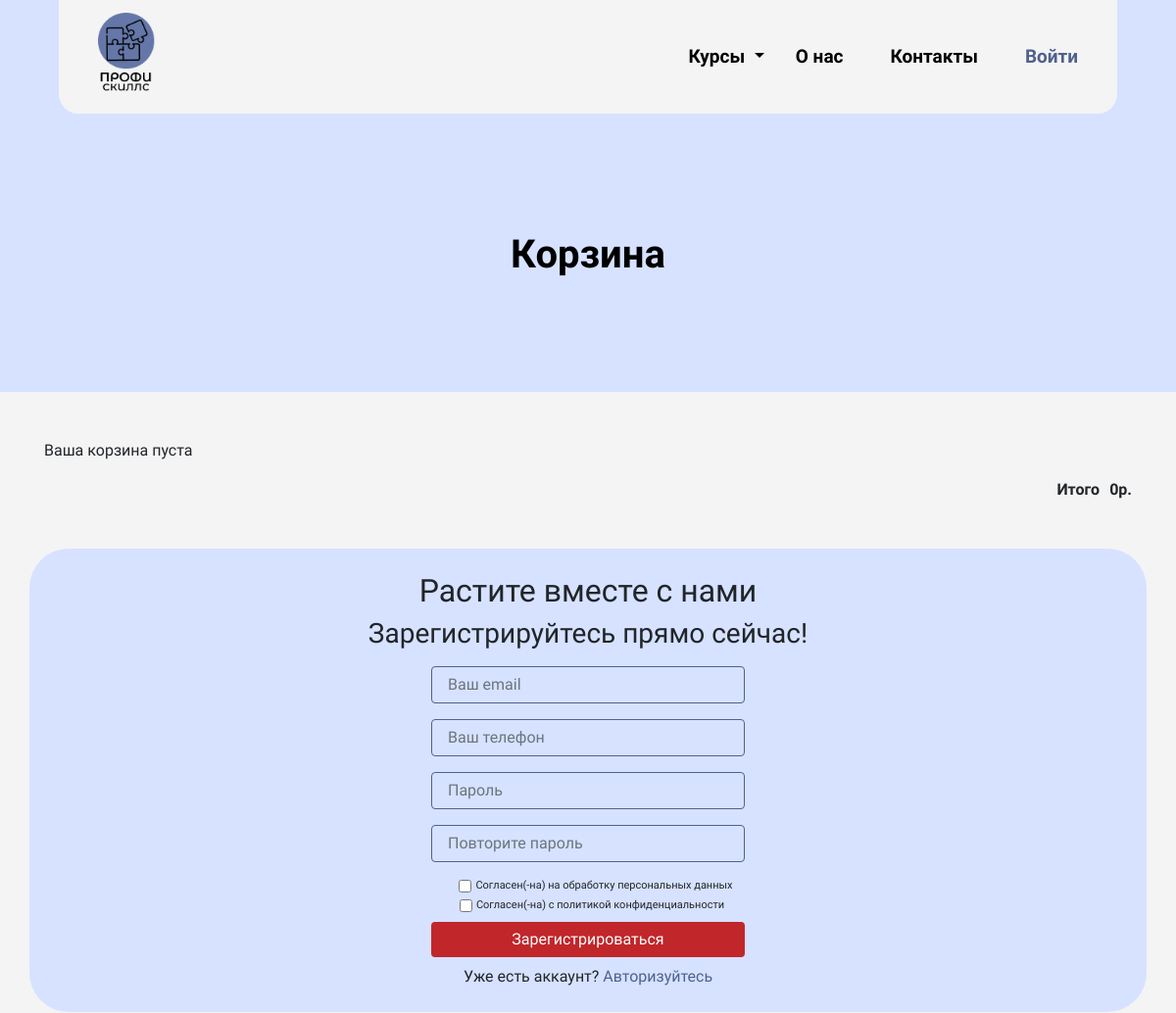
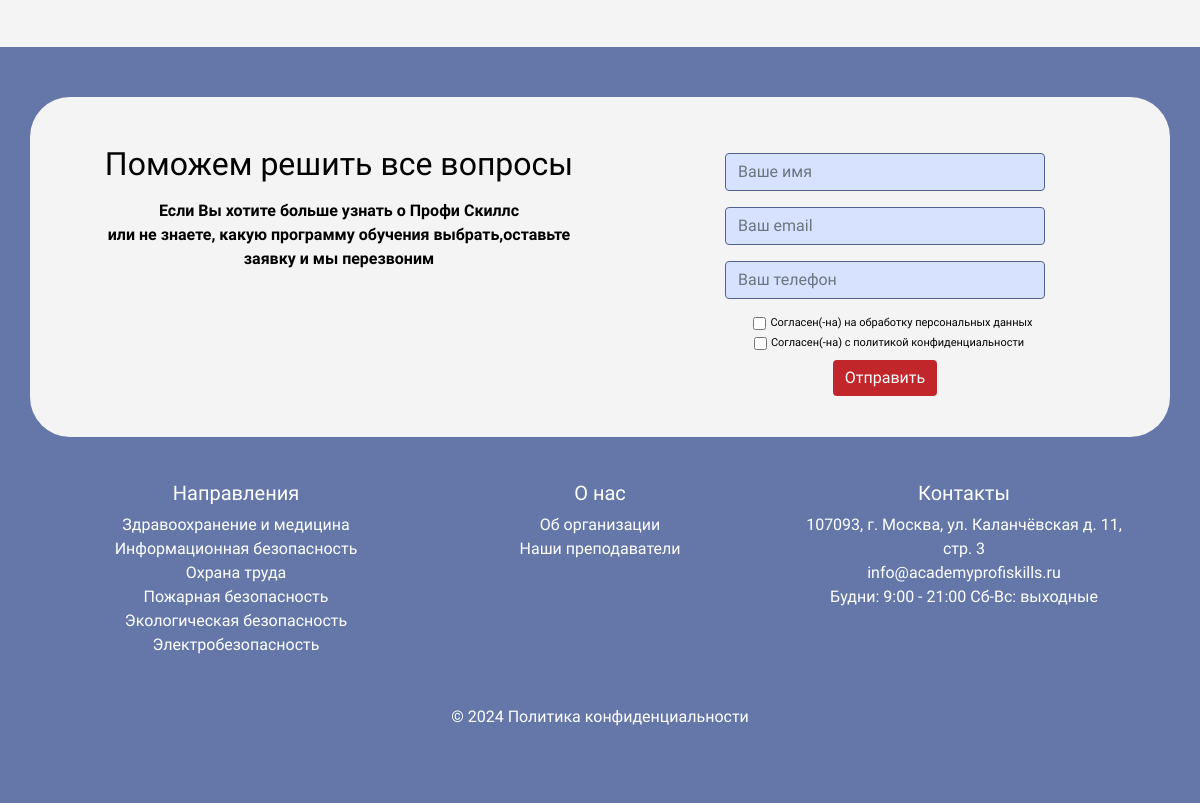
/cart/cart/, run on the app's committed database (2 pictures, top to bottom).
### profi_main/models.py (models this page shows, shortened)
class Category(models.Model):
    name = models.CharField(max_length=200, db_index=True)
    slug = models.SlugField(max_length=200, db_index=True, unique=True)
    class Meta:
        ordering = ('name',)
        verbose_name = 'Категория'
        verbose_name_plural = 'Категории'
    def get_absolute_url(self):
        return reverse('profi_main:product_list_by_category',
            args=[self.slug])

### cart/views.py (the view)
# urls.py: path('cart/', views.cart_detail, name='cart_detail'),
def cart_detail(request):
    cart = Cart(request)
    return render(request, 'cart/detail.html', {'cart': cart})

### authorization/forms.py (shortened to what this page needs)
class UserRegisterForm(UserCreationForm):
    email = forms.EmailField(required=True)
    phone_number = forms.CharField(max_length=15, required=True)
    class Meta:
        model = User
        fields = ['email', 'phone_number', 'password1', 'password2']

### authorization/context_processors.py (called while the page is built)
def register_form(request):
    form = UserRegisterForm()
    return {'register_form': form}

### cart/cart.py (called while the page is built)
    def __len__(self):
        return sum(item['quantity'] for item in self.cart.values())

    def get_total_price(self):
        return sum(Decimal(item['price']) * item['quantity'] for item in
               self.cart.values())

### cart/context_processors.py (called while the page is built)
def cart(request):
    return {'cart': Cart(request)}

### profi_main/context_processors.py (called while the page is built)
def categories(request):
    return {'categories': Category.objects.all()}

def product_list(request, category_slug=None):
    category = None
    categories = Category.objects.all()
    products = Product.objects.filter(available=True)
    if category_slug:
        category = get_object_or_404(Category, slug=category_slug)
        products = products.filter(category=category)
    return {  'products': products }

def contact_form(request):
    return {
        'contact_form': ContactForm(prefix='contact')
    }

### templates/cart/detail.html (shortened to what this page needs)
{% extends "base_generic.html" %}
{% load static %}
{% block header %}
<section class="hero2">
    <section class="container">
      <header class="mb-0">
        <div class="container">
            <nav class="navbar navbar-expand-lg navbar-light">
                <a class="navbar-brand"  href="{% url 'profi_main:index' %}">
                    <img src="{% static 'img/logo.png' %}" alt="Logo" class="ml-4 mr-5">
                </a>
                <div class="collapse navbar-collapse" id="navbarNav">
                    <ul class="navbar-nav ml-auto">
                        <li class="nav-item dropdown">
                            <a class="nav-link dropdown-toggle pl-3" style="color: black;" href="#" id="navbarDropdownMenuLink" role="button" data-toggle="dropdown" aria-haspopup="true" aria-expanded="false">
                                Курсы
                            </a>
                        </li>
                        <li class="nav-item pl-3 pr-3"><a style="color: black;" href="{% url 'profi_main:about' %}" class="nav-link">О нас</a></li>
                        <li class="nav-item ml-3 pr-3"><a style="color: black;" href="{% url 'profi_main:contacts' %}" class="nav-link">Контакты</a></li>
                        {% if not request.user.is_authenticated %}
                            <li class="nav-item pl-3 pr-3"><a style='color:#4F618D' href="{% url 'authorization:login' %}" class="nav-link">Войти</a></li>
                            {% endif%}
                    </ul>
                </div>
            </nav>
        </div>
    </header>
    <div class="container mt-4 pt-5 mb-5">
      <article class="zagolovok2 mt-5 text-center">
        <h1>Корзина</h1>
      </article>
    </div>
  </section>
</section>
{% endblock %}
{% block content2 %}
<div class="container mt-5">
    {% for item in cart %}
    {% with product=item.product %}
  <div class="blue-block mb-3">
    <div class="cart-item">
      <span class="item-name">{{ product.name }}</span>
      <span class="item-price">{{ item.price|floatformat:0  }}р.</span>
      <a href="{% url 'cart:cart_remove' product.id %}" class="remove-link">Удалить</a>
    </div>
  </div>
    {% endwith %}
    {% empty %}
      <p>Ваша корзина пуста</p>
    {% endfor %}
  <div class="total">
    <span>Итого</span>
    <span class="total-price">{{ cart.get_total_price|floatformat:0  }}р.</span>
  </div>
</div>
{% endblock %}

### templates/base_generic.html (shortened to what this page needs)
{% load static %}
{% load widget_tweaks %}
<!DOCTYPE html>
<html lang="ru">
<head>
    <link rel="stylesheet" href="{% static 'css/style.css' %}">
    <link href="https://stackpath.bootstrapcdn.com/bootstrap/4.5.2/css/bootstrap.min.css" rel="stylesheet">
</head>
<body>
        {%block header%}{%endblock%}
        {%block content2%}
        {%endblock%}
        {%block reg%}
        {% if not request.user.is_authenticated %}
        <section class="text-center mb-5"   id="registration-form">
            <div class="container cta mb-5 mt-5">
                <h2 class="pt-4">Растите вместе с нами</h2>
                <h3 class="pb-2">Зарегистрируйтесь прямо сейчас!</h3>
                <form method="post" class="form-inline flex-column" action="{% url 'register' %}">
                    <div class="form-group mb-3 mx-auto">
                        {{ register_form.email|add_class:"form-control"|attr:"style: width:320px;border: #4F618D 1px solid;"|attr:"placeholder: Ваш email" }}
                    </div>
                    <div class="form-group mb-3 mx-auto">
                        {{ register_form.phone_number|add_class:"form-control"|attr:"style: width:320px;border: #4F618D 1px solid;"|attr:"placeholder: Ваш телефон" }}
                    </div>
                    <div class="form-group mb-3 mx-auto">
                        {{ register_form.password1|add_class:"form-control"|attr:"style: width:320px;border: #4F618D 1px solid;"|attr:"placeholder: Пароль" }}
                    </div>
                    <div class="form-group mb-3 mx-auto">
                        {{ register_form.password2|add_class:"form-control"|attr:"style: width:320px;border: #4F618D 1px solid;"|attr:"placeholder: Повторите пароль" }}
                    </div>
                    <div class="form-check mb-1 pl-3" style="font-size:11px;font-weight: 500;">
                        <input class="form-check-input" type="checkbox" value="" id="consent7" required>
                        <label class="form-check-label" for="consent7">
                            Согласен(-на) на обработку персональных данных
                        </label>
                    </div>
                    <div class="form-check mb-2 ml-2" style="font-size:11px;font-weight: 500;">
                        <input class="form-check-input" type="checkbox" value="" id="consent7" required>
                        <label class="form-check-label" for="consent7">
                            Согласен(-на) с политикой конфиденциальности
                        </label>
                    </div>
                    <div class="form-group mx-auto mb-2">
                        <button type="submit" class="btn btn-primary" style="width: 320px;">Зарегистрироваться</button>
                    </div>
                </form>
                <div class="form-group mb-5 mx-auto">
                    <p class="pb-4 mb-5"  style="font-weight: 500;">Уже есть аккаунт? <a class="mb-4" style="color: #4F618D;font-weight: 500;" href="{% url 'authorization:login' %}">Авторизуйтесь</a></p>
            </div>
            </div>
        </section>
    {% endif %}
    {%endblock%}
{%block footer%}
    <footer class="footer mt-3">
        <div class="container text-center ">
            <section class="cta2 text-center row" >
                <div class="text-container col-lg-6 col-md-12 col-sm-12">
                    <h2 class="mt-5 pl-lg-5">Поможем решить все вопросы</h2>
                    <p class="pl-lg-5 pt-2">Если Вы хотите больше узнать о Профи Скиллс<br> или не знаете, какую программу обучения выбрать,оставьте заявку и мы перезвоним</p>
                </div>
                <div class="form-container col-lg-6 col-md-12 col-sm-12 mt-2">
                    <form method="POST" class="form-inline flex-column" action="{% url 'contact' %}">
                        <div class="form-group mt-5 mb-3 mt-2 mx-auto">
                            {{ contact_form.name }}
                        </div>
                        <div class="form-group mb-3 mx-auto">
                            {{ contact_form.email }}
                        </div>
                        <div class="form-group mb-3 mx-auto">
                            {{ contact_form.phone_number }}
                        </div>
                        <div class="form-check mb-1 pl-3" style="font-size:11px;font-weight: 500;">
                            <input class="form-check-input" type="checkbox" value="" id="consent6" required>
                            <label class="form-check-label" for="consent6">
                                Согласен(-на) на обработку персональных данных
                            </label>
                        </div>
                        <div class="form-check mb-2  ml-2" style="font-size:11px;font-weight: 500;">
                            <input class="form-check-input" type="checkbox" value="" id="consent5" required>
                            <label class="form-check-label" for="consent5">
                                Согласен(-на) с политикой конфиденциальности
                            </label>
                        </div>
                        <div class="form-group mb-3 mx-auto">
                            <button type="submit" class="btn btn-primary">Отправить</button>
                        </div>
                    </form>
                </div>
            </section>
            <div class="container p-4">
                <div class="row">
                    <div class="col-lg-4 col-md-6 mb-4">
                        <h5 class="">Направления</h5>
                        <ul class="list-unstyled mb-0">
                            {% for c in categories %}
                            <li>
                            <a class="" href="{{ c.get_absolute_url }}">{{ c.name }}</a>
                            </li>
                            {% endfor %}
                        </ul>
                    </div>
                    <div class="col-lg-4 col-md-6 mb-4">
                        <h5 class="">О нас</h5>
                        <ul class="list-unstyled mb-0">
                        <li>
                           <a class=""  href="{% url 'profi_main:about' %}"> Об организации</a>
                            </li>
                            <li>
                                <a class=""  href="{% url 'profi_main:about' %}">Наши преподаватели</a>
                                </li>
                        </ul>
                    </div>
                    <div class="col-lg-4 col-md-6 mb-4">
                        <h5 class="">Контакты</h5>
                            <ul class="list-unstyled mb-0">
                                <li>107093, г. Москва, ул. Каланчёвская д. 11, стр. 3</li>
                                <li>info@academyprofiskills.ru</li>
                                <li>Будни: 9:00 - 21:00 Сб-Вс: выходные</li>
                            </ul>
                    </div
                    >
                    <div class="col-lg-12 col-md-12 mb-0 mt-4">
                        © 2024 <a href="{% static 'pdf/privacy_policy.pdf' %}" download="Политика_конфиденциальности.pdf">Политика конфиденциальности</a>
                    </div>
                </div>
            </div>
        </div>
    </footer>
{%endblock%}
</body>
</html>

### static/css/style.css (style rules this page uses)
body { background-color: #F4F4F4; font-family: 'Montserrat Alternates', sans-serif; }
.hero2 { background-color: #D6E2FF; background-size: cover; padding: 0; position: relative; color: black; height: 400px; }
.navbar { font-weight: 600; font-size: 19px; background-color: #F4F4F4; position: relative; z-index: 6; border-radius: 0 0 20px 20px; }
.navbar img { width: 65px; }
.cta { background-color: #D6E2FF; border-radius: 40px; font-weight: 700; z-index: 6; }
.cta2 { background-color: #F4F4F4; border-radius: 40px; font-weight: 700; z-index: 6; color: black; margin-bottom: 20px; height: 340px; }
.footer { background: #6477A8; color: #FFF; padding: 50px 0; }
.form-inline { align-items: center; }
.form-group { margin-bottom: 15px; }
.form-group input, .form-group button { width: 100%; border: 2px solid #17191D; background-color: #D6E2FF; }
.form-group button { border: none; background-color: #C1262A; }

### templates/cart/detail.html (style rules this page uses)
.zagolovok2 { text-align: center; }
.zagolovok2 h1 { font-weight: 700; }
.total { display: flex; justify-content: flex-end; align-items: center; margin-top: 15px; font-weight: bold; }
.total .total-price { margin-left: 10px; }

### templates/base_generic.html (style rules this page uses)
footer a { color: white;text-decoration: none }
body { background-color: #F4F4F4; font-family: 'Montserrat Alternates', sans-serif; z-index: 5; }

### data on the page
Category: name "Здравоохранение и медицина"
Category: name "Информационная безопасность"
Category: name "Охрана труда"
Category: name "Пожарная безопасность"
Category: name "Экологическая безопасность"
Category: name "Электробезопасность"

### other printed values
{{ cart.get_total_price|floatformat:0 }} "0"
